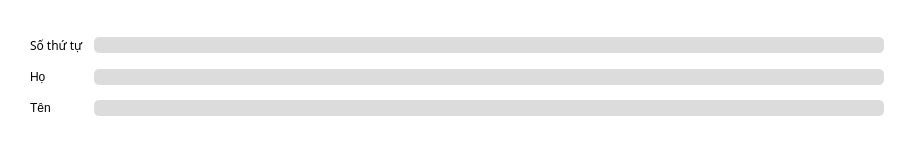
   <widget class="QFrame" name="info_frame">
    <property name="geometry">
     <rect>
      <x>10</x>
      <y>120</y>
      <width>914</width>
      <height>153</height>
     </rect>
    </property>
    <property name="styleSheet">
     <string notr="true">background-color: rgb(255,255,255);
border-radius: 20px;</string>
    </property>
    <property name="frameShape">
     <enum>QFrame::StyledPanel</enum>
    </property>
    <property name="frameShadow">
     <enum>QFrame::Raised</enum>
    </property>
    <layout class="QGridLayout" name="gridLayout_15">
     <property name="leftMargin">
      <number>30</number>
     </property>
     <property name="topMargin">
      <number>20</number>
     </property>
     <property name="rightMargin">
      <number>30</number>
     </property>
     <property name="bottomMargin">
      <number>20</number>
     </property>
     <property name="horizontalSpacing">
      <number>20</number>
     </property>
     <property name="verticalSpacing">
      <number>10</number>
     </property>
     <item row="0" column="0">
      <layout class="QGridLayout" name="gridLayout_16">
       <property name="horizontalSpacing">
        <number>10</number>
       </property>
       <property name="verticalSpacing">
        <number>15</number>
       </property>
       <item row="0" column="0">
        <widget class="QLabel" name="label_19">
         <property name="font">
          <font>
           <family>Segoe UI Semibold</family>
          </font>
         </property>
         <property name="styleSheet">
          <string notr="true">color: rgb(0,0,0);</string>
         </property>
         <property name="text">
          <string>Số thứ tự</string>
         </property>
        </widget>
       </item>
       <item row="1" column="1">
        <widget class="QLineEdit" name="lineEdit_14">
         <property name="styleSheet">
          <string notr="true">color: black;
background-color:rgb(220,220,220);
border-radius:5px;</string>
         </property>
        </widget>
       </item>
       <item row="2" column="1">
        <widget class="QLineEdit" name="lineEdit_15">
         <property name="styleSheet">
          <string notr="true">color: black;
background-color:rgb(220,220,220);
border-radius:5px;</string>
         </property>
        </widget>
       </item>
       <item row="2" column="0">
        <widget class="QLabel" name="label_21">
         <property name="styleSheet">
          <string notr="true">color: rgb(0,0,0);</string>
         </property>
         <property name="text">
          <string>Tên</string>
         </property>
        </widget>
       </item>
       <item row="0" column="1">
        <widget class="QLineEdit" name="lineEdit_13">
         <property name="styleSheet">
          <string notr="true">color: black;
background-color:rgb(220,220,220);
border-radius:5px;</string>
         </property>
         <property name="inputMethodHints">
          <set>Qt::ImhDigitsOnly</set>
         </property>
        </widget>
       </item>
       <item row="1" column="0">
        <widget class="QLabel" name="label_20">
         <property name="styleSheet">
          <string notr="true">color: rgb(0,0,0);</string>
         </property>
         <property name="text">
          <string>Họ</string>
         </property>
        </widget>
       </item>
      </layout>
     </item>
    </layout>
   </widget>
